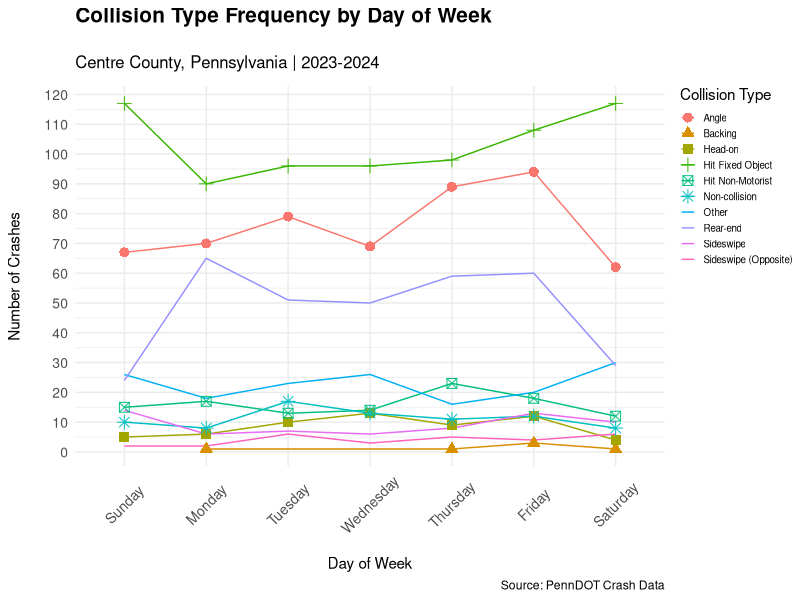
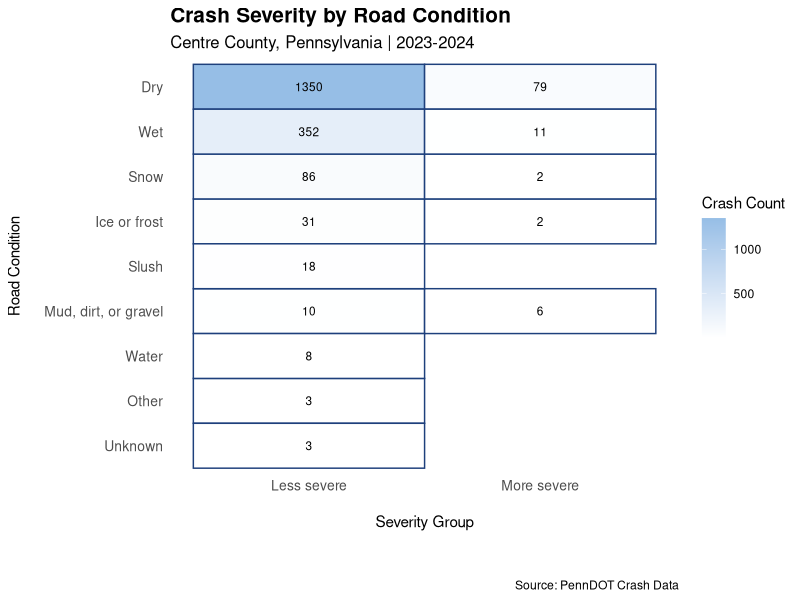

The R script that drew these images, in order:
## ---- chunk 1
#| label: setup
#| echo: false
#| message: false
#| warning: false
# Style Guide: Google R Style Guide
# Primary Author: Akil Creswell
# Reviewed by: Jooan Choi, Inayat Roy

library(tidyverse)
library(knitr)
library(kableExtra)
library(ggplot2)
library(dplyr)
library(readr)
## ---- chunk 2
#| label: data-wrangling
#| message: false
#| warning: false
#| include: false
# Centre County Crash Data Wrangling ----
## Import and clean 2024 Centre County crash data
## for crash severity and collision type analysis
# Style Guide: Google R Style Guide
# Primary Author: Jooan Choi 
# Reviewed by: Akil Creswell


# Step 1: Load Data ----
## Needed data: 2024 Centre County crash data

crashRaw2023 <- read_csv("CRASH_CENTRE_2023.csv")
crashRaw2024 <- read_csv("CRASH_CENTRE_2024.csv")

# Combine datasets
crashRaw <- bind_rows(
  crashRaw2023,
  crashRaw2024
)
glimpse(crashRaw)

# Step 2: Make code tables ----
## These tables translate coded values into readable labels

month <- data.frame(
  CRASH_MONTH = 1:12,
  Month = c(
    "January", "February", "March", "April",
    "May", "June", "July", "August",
    "September", "October", "November", "December"
  )
)

day <- data.frame(
  DAY_OF_WEEK = 1:7,
  Day = c(
    "Sunday", "Monday", "Tuesday", "Wednesday",
    "Thursday", "Friday", "Saturday"
  )
)

collision <- data.frame(
  COLLISION_TYPE = c(0, 1, 2, 3, 4, 5, 6, 7, 8, 98),
  Collision_Type = c(
    "Non-collision",
    "Rear-end",
    "Head-on",
    "Backing",
    "Angle",
    "Sideswipe same direction",
    "Sideswipe opposite direction",
    "Hit fixed object",
    "Hit non-motorist",
    "Other"
  )
)

severity <- data.frame(
  MAX_SEVERITY_LEVEL = c(0, 1, 2, 3, 4, 8, 9),
  Severity_Level = c(
    "Property damage only",
    "Fatal",
    "Suspected serious injury",
    "Suspected minor injury",
    "Possible injury",
    "Injury unknown severity",
    "Unknown if injured"
  )
)

road <- data.frame(
  ROAD_CONDITION = c(1, 2, 3, 6, 7, 8, 9, 98, 99),
  Road_Condition = c(
    "Dry",
    "Ice or frost",
    "Mud, dirt, or gravel",
    "Slush",
    "Snow",
    "Water",
    "Wet",
    "Other",
    "Unknown"
  )
)

area <- data.frame(
  URBAN_RURAL = c(1, 2, 3),
  Area_Type = c(
    "Rural",
    "Urbanized",
    "Urban"
  )
)

# Step 3: Select variables ----
crashProgress <- crashRaw |>
  select(
    CRN,
    CRASH_YEAR,
    CRASH_MONTH,
    DAY_OF_WEEK,
    COLLISION_TYPE,
    MAX_SEVERITY_LEVEL,
    INJURY_COUNT,
    FATAL_COUNT,
    ROAD_CONDITION,
    URBAN_RURAL,
    VEHICLE_COUNT,
    TOTAL_UNITS
  )

# Step 4: Convert variables ----
crashProgress2 <- crashProgress |>
  mutate(
    CRN = as.character(CRN),
    CRASH_YEAR = as.numeric(CRASH_YEAR),
    CRASH_MONTH = as.numeric(CRASH_MONTH),
    DAY_OF_WEEK = as.numeric(DAY_OF_WEEK),
    COLLISION_TYPE = as.numeric(COLLISION_TYPE),
    MAX_SEVERITY_LEVEL = as.numeric(MAX_SEVERITY_LEVEL),
    INJURY_COUNT = as.numeric(INJURY_COUNT),
    FATAL_COUNT = as.numeric(FATAL_COUNT),
    ROAD_CONDITION = as.numeric(ROAD_CONDITION),
    URBAN_RURAL = as.numeric(URBAN_RURAL),
    VEHICLE_COUNT = as.numeric(VEHICLE_COUNT),
    TOTAL_UNITS = as.numeric(TOTAL_UNITS)
  ) |>
  filter(
    (CRASH_YEAR == 2023 | CRASH_YEAR == 2024),
    !is.na(CRN)
  )

# Step 5: Join code tables ----
crashProgress3 <- crashProgress2 |>
  left_join(month, by = "CRASH_MONTH") |>
  left_join(day, by = "DAY_OF_WEEK") |>
  left_join(collision, by = "COLLISION_TYPE") |>
  left_join(severity, by = "MAX_SEVERITY_LEVEL") |>
  left_join(road, by = "ROAD_CONDITION") |>
  left_join(area, by = "URBAN_RURAL")

# Step 6: Severity group ----
crashProgress4 <- crashProgress3 |>
  mutate(
    Severity_Group = if_else(
      condition = MAX_SEVERITY_LEVEL == 1 | MAX_SEVERITY_LEVEL == 2,
      true = "More severe",
      false = "Less severe"
    )
  ) |>
  mutate(
    Severity_Group = if_else(
      condition = MAX_SEVERITY_LEVEL == 8 | MAX_SEVERITY_LEVEL == 9,
      true = "Unknown",
      false = Severity_Group
    )
  )

# Step 7: Final dataset ---
crashClean <- crashProgress4 |>
  mutate(
    Year = CRASH_YEAR
  ) |>
  select(
    CRN,
    Year,
    Month,
    Day,
    Collision_Type,
    Severity_Level,
    Severity_Group,
    INJURY_COUNT,
    FATAL_COUNT,
    Road_Condition,
    Area_Type,
    VEHICLE_COUNT,
    TOTAL_UNITS
  )
## ---- chunk 3
#| label: seasonal-crash-tables
#| echo: false
#| message: false
#| warning: false
#| fig-alt: "Four tables showing crash patterns by road condition, area type,  
#| top collision type, and top severity level for each season in Centre  County, 
#| Pennsylvania, 2023-2024."
#| results: asis
# Style Guide: Google R Style Guide
# Primary Author: Akil Creswell
# Reviewed by: Jooan Choi


# Step 1: Define season from month ----

winter <- c("December", "January", "February")
spring <- c("March", "April", "May")
summer <- c("June","July","August")
fall <- c("September", "October", "November")

crashes_seasonal <- crashClean |>
  mutate(
    Season = case_when(
      Month %in% winter ~ "Winter",
      Month %in% spring ~ "Spring",
      Month %in% summer ~ "Summer",
      Month %in% fall ~ "Fall"
    )
  )

# Step 2: Build summary per season/road/area ----
seasonal_summary <- crashes_seasonal |>
  group_by(Season, Road_Condition, Area_Type) |>
  summarise(
    Top_Collision = unique(Collision_Type)[which.max(tabulate(match(
      Collision_Type, unique(Collision_Type)
    )))],
    Top_Severity = unique(Severity_Level)[which.max(tabulate(match(
      Severity_Level, unique(Severity_Level)
    )))],
    Crashes = n(),
    .groups = "drop"
  ) |>
  filter(Crashes >= 5)

# Step 3: Render one table per season ----
seasons <- c("Winter", "Spring", "Summer", "Fall")

cat("\\captionsetup{labelformat=empty}\n")

for (s in seasons) {
  table_output <- seasonal_summary |>
    filter(Season == s) |>
    select(
      Road_Condition, Area_Type, Top_Collision,
      Top_Severity, Crashes
    ) |>
    arrange(Road_Condition, Area_Type) |>
    kable(
      format = "latex",
      caption = paste(
        s, ": Crash patterns by Road Condition",
        "and Area Type (Centre County, 2023-2024)"
      ),
      col.names = c(
        "Road Condition", "Area Type",
        "Top Collision", "Top Severity", "Crashes"
      ),
      align = c("l", "l", "l", "l", "r"),
      booktabs = TRUE
    ) |>
    kable_styling(
      font_size = 11,
      latex_options = c("HOLD_position", "bordered")) |>
      print(table_output)
}

## ---- chunk 4
#| label: insight-chart
#| echo: false
#| message: false
#| warning: false
#| fig-alt: "Line chart showing the frequency of each collision type 
#| across days of the week in Centre County, 
#| Pennsylvania for 2023 and 2024. Hit Fixed Object is the 
#| highest line on every day, peaking on Friday and Saturday. 
#| Rear-end and Angle collisions are the next most frequent. 
#| All other collision types remain low and relatively flat across the week."
#| fig-width: 8
#| fig-height: 7
# Style Guide: Google R Style Guide
# Primary Author: Akil Creswell
# Reviewed by: Jooan Choi

# Step 1: Define collision type label map ----
collision_labels <- c(
  "0" = "Non-collision",
  "1" = "Rear-end",
  "2" = "Head-on",
  "3" = "rear-to-rear",
  "4" = "Angle",
  "5" = "Sideswipe",
  "6" = "Sideswipe (Opposite)",
  "7" = "Hit Fixed Object",
  "8" = "Hit Non-Motorist",
  "98" = "Other"
)

# Step 2: Define day of week label map ----
day_labels <- c(
  "1" = "Sun",
  "2" = "Mon",
  "3" = "Tue",
  "4" = "Wed",
  "5" = "Thu",
  "6" = "Fri",
  "7" = "Sat"
)


# Step 3: Summarise crash counts by day and collision type ----
crash_summary <- crashClean |>
  mutate(
    collision_label = case_when(
      Collision_Type == "Non-collision" ~ "Non-collision",
      Collision_Type == "Rear-end" ~ "Rear-end",
      Collision_Type == "Head-on" ~ "Head-on",
      Collision_Type == "Backing" ~ "Backing",
      Collision_Type == "Angle" ~ "Angle",
      Collision_Type == "Sideswipe same direction" ~ "Sideswipe",
      Collision_Type == "Sideswipe opposite direction" ~ "Sideswipe (Opposite)",
      Collision_Type == "Hit fixed object" ~ "Hit Fixed Object",
      Collision_Type == "Hit non-motorist" ~ "Hit Non-Motorist",
      .default = "Other"
    ),
    day_label = factor(
      Day,
      levels = c(
        "Sunday", "Monday", "Tuesday", "Wednesday",
        "Thursday", "Friday", "Saturday"
      )
    )
  ) |>
  filter(!is.na(day_label), !is.na(collision_label)) |>
  group_by(day_label, collision_label) |>
  summarise(count = n(), .groups = "drop")

# Step 4: Plot line chart ----
ggplot(crash_summary, aes(
  x = day_label,
  y = count,
  color = collision_label,
  group = collision_label
)) +
  scale_y_continuous(breaks = seq(0,120,by = 10)) +
  geom_line(na.rm = TRUE) +
  geom_point(aes(shape = collision_label), size = 3, na.rm = TRUE) +
  labs(
    title = "Collision Type Frequency by Day of Week",
    subtitle = "Centre County, Pennsylvania | 2023-2024",
    x = "Day of Week",
    y = "Number of Crashes",
    color = "Collision Type",
    caption = "Source: PennDOT Crash Data",
    shape = "Collision Type"
  ) +
  theme_minimal() +
  theme(
    legend.position = "right",
    legend.key.size = unit(0.4, "cm"),
    legend.text = element_text(size = 7),
    legend.justification = "top",
    legend.margin = margin(t = 0, unit = "pt"),
    plot.title = element_text(size = 15, face = "bold",margin = margin(b = 20, unit = "pt")),
    plot.subtitle = element_text(size = 12, margin = margin(b = 10 ,unit = "pt")),
    axis.text = element_text(size = 10),
    axis.text.x = element_text(angle = 45, vjust = 0.5, hjust = 0.5),
    axis.title.x = element_text(margin = margin(t = 15, unit = "pt")),
    axis.title.y = element_text(margin = margin(r = 15, unit = "pt")))
## ---- chunk 5
#| label: road-severity-heatmap
#| echo: false
#| message: false
#| warning: false
#| fig-alt: "Heatmap showing crash counts by road condition and severity
#|   group in Centre County, Pennsylvania, 2023-2024. Dry roads dominate
#|   with 1,350 less severe and 79 more severe crashes. Wet roads are
#|   second with 352 less severe and 11 more severe crashes. Mud, dirt,
#|   or gravel roads show the highest proportion of more severe crashes
#|   relative to total volume with 6 more severe out of 16 total."
#| fig-width: 8
#| fig-height: 7
# Style Guide: Google R Style Guide
# Primary Author: Akil Creswell
# Reviewed by: Jooan Choi

# Step 1: Filter and count ----
heatmap_data <- crashClean |>
  filter(
    !is.na(Road_Condition),
    Severity_Group != "Unknown"
  ) |>
  group_by(Road_Condition, Severity_Group) |>
  summarise(Crashes = n(), .groups = "drop")

# Step 2: Order road conditions by total volume ----
road_order <- heatmap_data |>
  group_by(Road_Condition) |>
  summarise(Total = sum(Crashes), .groups = "drop") |>
  arrange(desc(Total)) |>
  pull(Road_Condition)

# Step 3: Plot heatmap ----
ggplot(
  heatmap_data,
  aes(
    x = Severity_Group,
    y = factor(Road_Condition, levels = rev(road_order)),
    fill = Crashes
  )
) +
  geom_tile(color = "#1e407c", linewidth = 0.5) +
  geom_text(
    aes(label = Crashes),
    size = 3
  ) +
  scale_fill_gradient(
    low = "white",
    high = "#96BEE6",
    name = "Crash Count"
  ) +
  labs(
    title = "Crash Severity by Road Condition",
    subtitle = "Centre County, Pennsylvania | 2023-2024",
    x = "Severity Group",
    y = "Road Condition",
    caption = "Source: PennDOT Crash Data"
  ) +
  theme_minimal() +
  theme(
    panel.grid = element_blank(),
    axis.text = element_text(size = 10),
    axis.title.x = element_text(margin = margin(t = 15,b= 30, unit = "pt")),
    axis.title.y = element_text(margin = margin(r = 15, unit = "pt")),
    plot.title = element_text(size = 15, face = "bold"),
    plot.subtitle = element_text(size = 12),
  )
